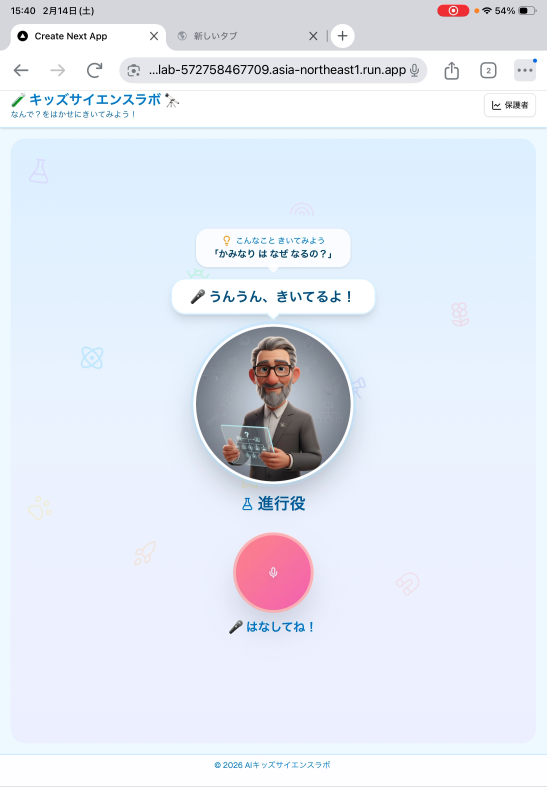
#> input picture output/video_analysis_5sec/frame_0001.png, 1640 x 2360 px (shown at 1/3 size); its folder holds only this picture in this run
$ python process_frames_4x3.py
#> lines starting #> are read from the running program, lines starting #| are printed output that depends on the picture
#!/usr/bin/env python3
"""Process extracted frames: crop browser UI and pad to 4:3 with background."""

from __future__ import annotations

import argparse
from pathlib import Path

from PIL import Image


SRC_DIR = Path("output/video_analysis_5sec")
DEST_DIR = Path("output/video_analysis_5sec_processed")

# Crop settings based on inspection of frame_0001.png
# Original size: 1640x2360
# Remove browser UI at top by cropping 273px from top.
CROP_TOP = 273

# Output target (4:3) based on cropped height 2100 -> width 2800
TARGET_HEIGHT = 2100
TARGET_WIDTH = 2800

# Background colors
BG_COLOR_DEFAULT = (248, 232, 240)  # #F8E8F0 (淡いピンク)
BG_COLOR_A = (248, 232, 240)  # #F8E8F0 (淡いピンク)
BG_COLOR_B = (232, 248, 236)  # #E8F8EC (淡い緑)


def background_for_frame(frame_name: str) -> tuple[int, int, int]:
    # frame_0017 以降は保護者パートとして薄緑
    try:
        index = int(frame_name.replace("frame_", "").replace(".png", ""))
    except ValueError:
        return BG_COLOR_DEFAULT
    if index >= 17:
        return BG_COLOR_B
    return BG_COLOR_DEFAULT


def process_image(path: Path, dest_dir: Path) -> None:
    img = Image.open(path)
#> img is the input picture: PIL image 1640x2360 RGB; mean R, G, B 227.4, 232.8, 243.5
    width, height = img.size
#> width = 1640; height = 2360
    if height <= CROP_TOP:
        raise ValueError(f"Image too short to crop: {path} ({width}x{height})")

    cropped = img.crop((0, CROP_TOP, width, height))
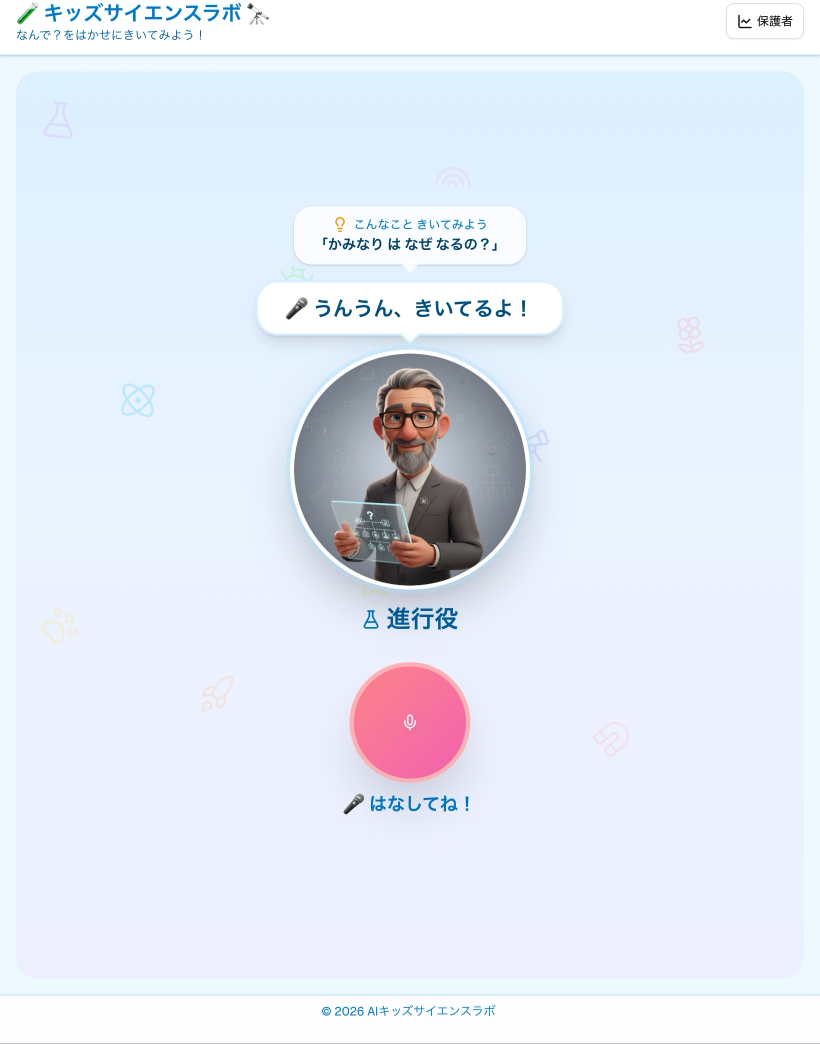
#> cropped: PIL image 1640x2087 RGB (shown at 1/2 size); mean R, G, B 227.9, 234.1, 245.8
    cropped_width, cropped_height = cropped.size
#> cropped_width = 1640; cropped_height = 2087

    # Ensure target dimensions are consistent with 4:3 output
    target_width = TARGET_WIDTH
    target_height = TARGET_HEIGHT

    if cropped_height != TARGET_HEIGHT:
        # Keep consistent height by fitting to TARGET_HEIGHT if needed
        target_height = cropped_height
#> target_height = 2087
        target_width = int(round(target_height * 4 / 3))
#> target_width = 2783

    if cropped_width > target_width:
        raise ValueError(
            f"Cropped width {cropped_width} exceeds target width {target_width}"
        )

    # Create background canvas
    bg_color = background_for_frame(path.name)
    canvas = Image.new("RGB", (target_width, target_height), bg_color)
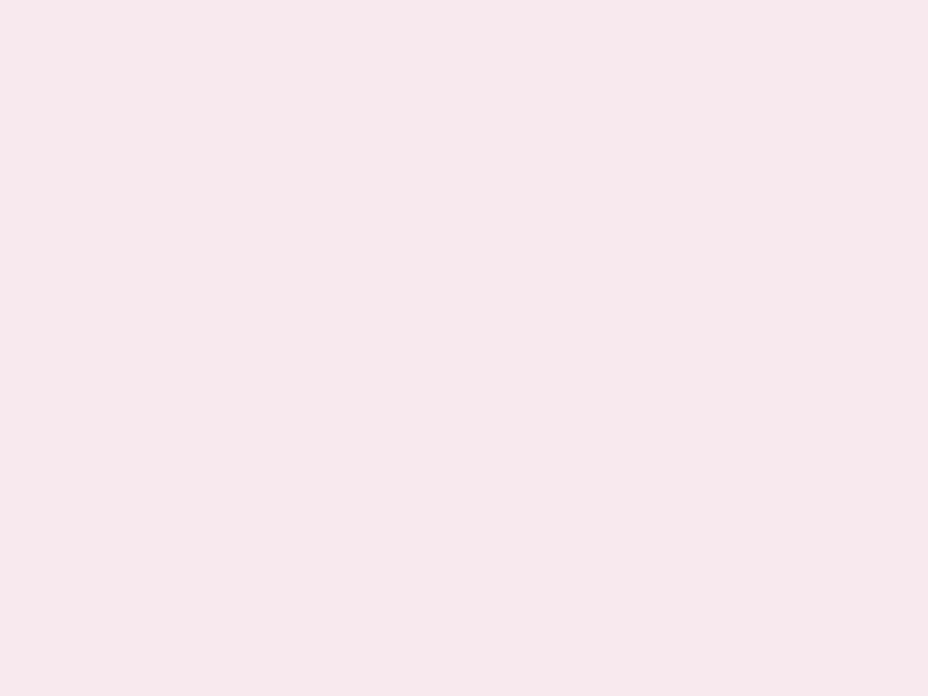
#> canvas: PIL image 2783x2087 RGB (shown at 1/3 size); mean R, G, B 248, 232, 240

    # Center the cropped image horizontally and vertically
    x = (target_width - cropped_width) // 2
#> x = 571
    y = (target_height - cropped_height) // 2
#> y = 0
    canvas.paste(cropped, (x, y))
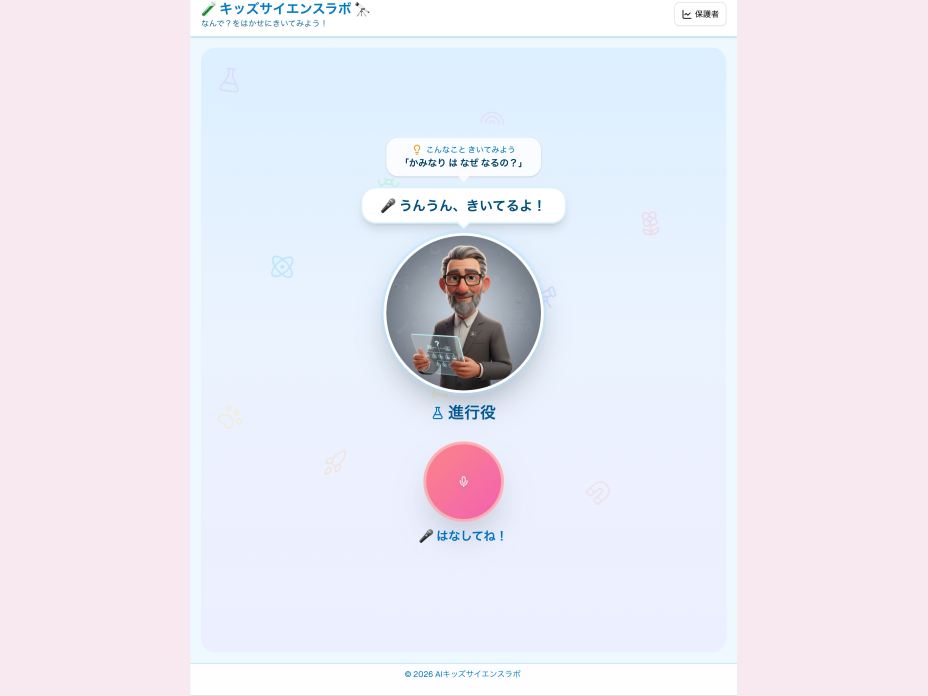
#> canvas: PIL image 2783x2087 RGB (shown at 1/3 size); mean R, G, B 236.1, 233.2, 243.4

    dest_dir.mkdir(parents=True, exist_ok=True)
    out_path = dest_dir / path.name
    canvas.save(out_path)


def main() -> None:
    parser = argparse.ArgumentParser(
        description="Crop browser UI and pad frames to 4:3 with background."
    )
    parser.add_argument(
        "--src",
        default=str(SRC_DIR),
        help="Source directory containing frame_*.png",
    )
    parser.add_argument(
        "--dest",
        default=str(DEST_DIR),
        help="Destination directory for processed frames",
    )
    args = parser.parse_args()

    src_dir = Path(args.src)
    dest_dir = Path(args.dest)

    if not src_dir.exists():
        raise SystemExit(f"Source directory not found: {src_dir}")

    images = sorted(src_dir.glob("frame_*.png"))
    if not images:
        raise SystemExit(f"No frames found in {src_dir}")

    for image_path in images:
        process_image(image_path, dest_dir)

    print(f"Processed {len(images)} frames -> {dest_dir}")


if __name__ == "__main__":
    main()

$ run again, on output/video_analysis_5sec/frame_0006.png
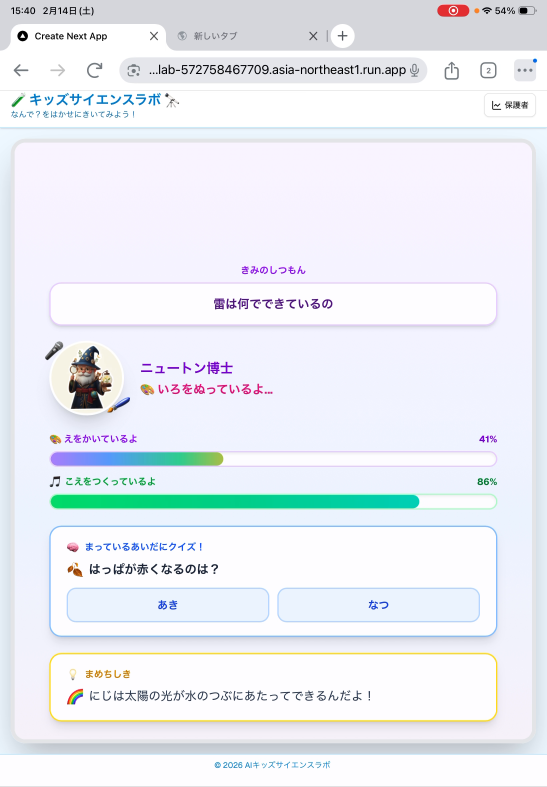
#> input picture output/video_analysis_5sec/frame_0006.png, 1640 x 2360 px (shown at 1/3 size)
#> in process_image, img is the input picture: PIL image 1640x2360 RGB; mean R, G, B 234.6, 237.8, 244.1
#> in process_image, `cropped = img.crop((0, CROP_TOP, width, height))`:
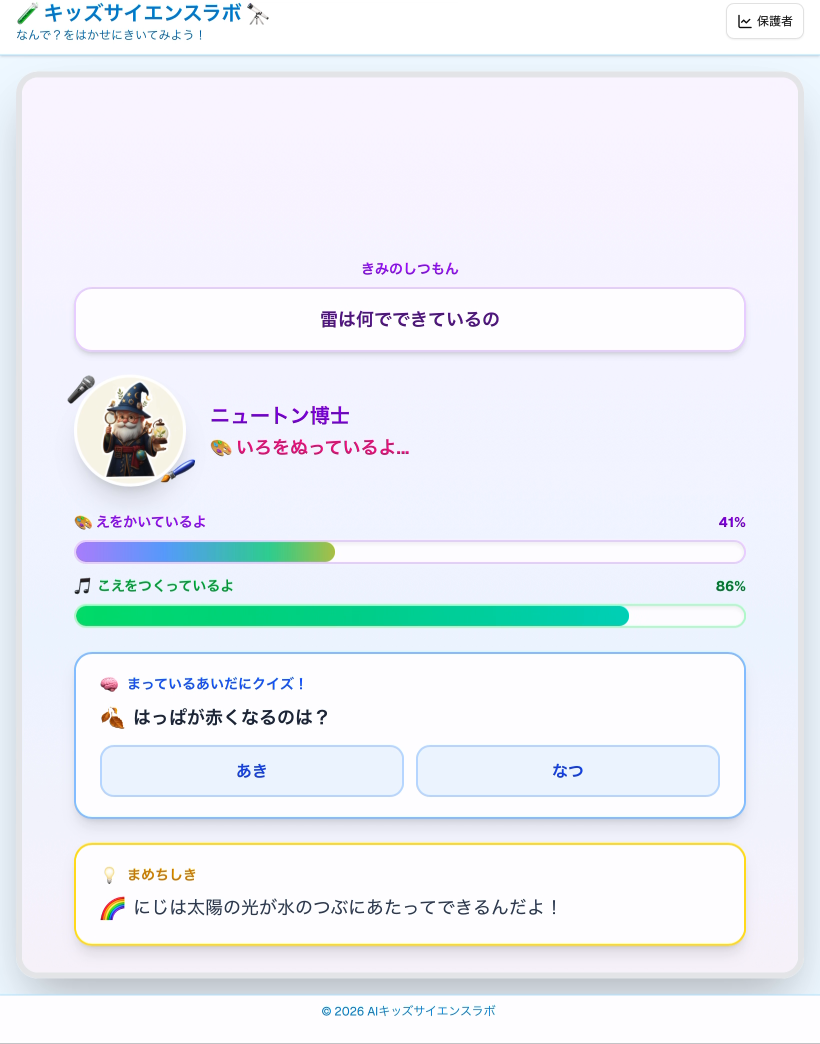
#> cropped: PIL image 1640x2087 RGB (shown at 1/2 size); mean R, G, B 236, 239.7, 246.4
#> in process_image, `canvas.paste(cropped, (x, y))`:
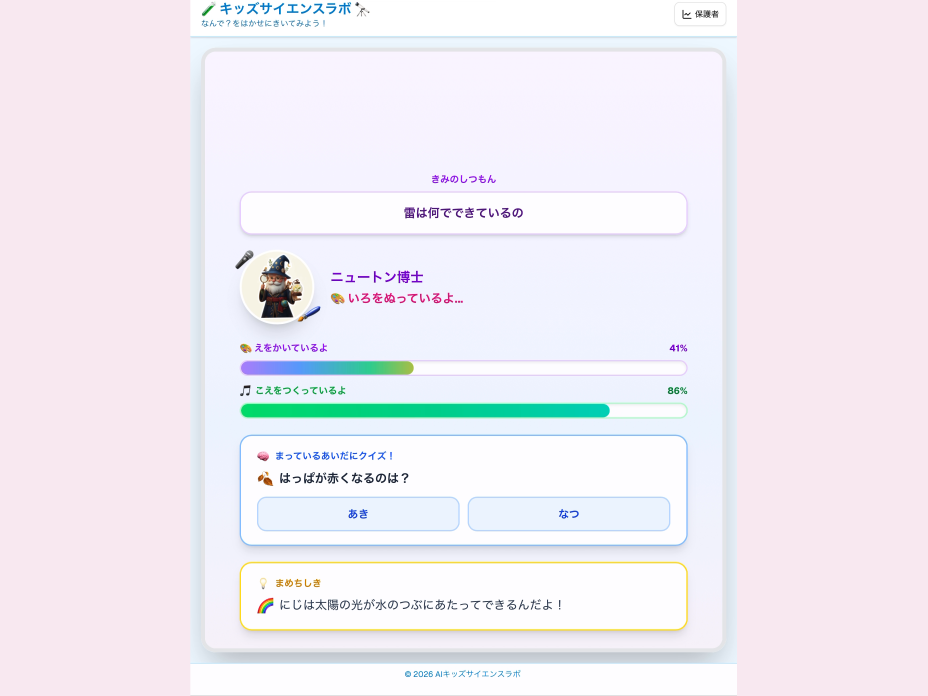
#> canvas: PIL image 2783x2087 RGB (shown at 1/3 size); mean R, G, B 240.9, 236.6, 243.8
